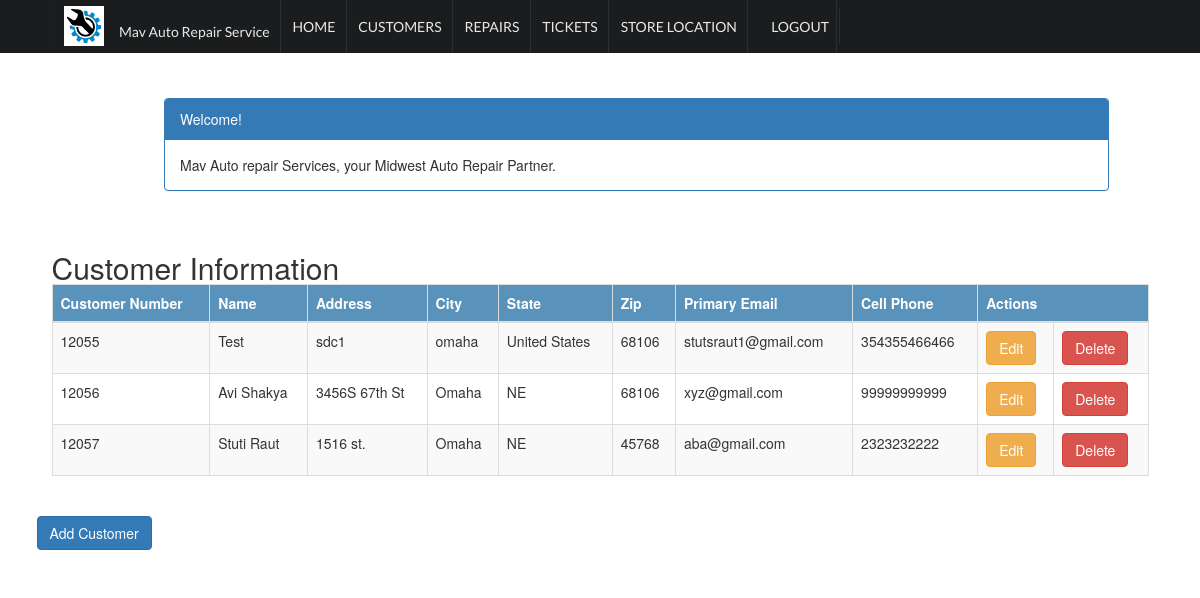
The app's page /customer_list (signed in), older data.
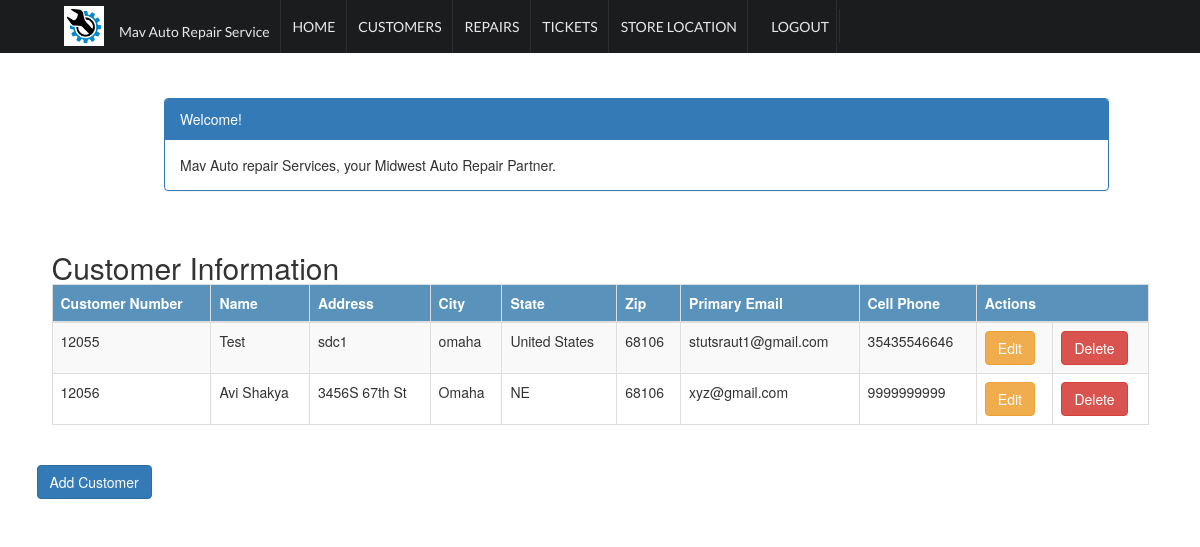
The same page, newer data.
### crm/models.py (models this page shows, shortened)
class Customer(models.Model):
    cust_name = models.CharField(max_length=50)
    cust_number = models.IntegerField(blank=False, null=False)
    address = models.CharField(max_length=200)
    city = models.CharField(max_length=50)
    state = models.CharField(max_length=50)
    zipcode = models.CharField(max_length=10)
    phone_number = models.CharField(max_length=50)
    email = models.EmailField(max_length=100)
    created_date = models.DateTimeField(
        default=timezone.now)
    updated_date = models.DateTimeField(auto_now_add=True)

### crm/views.py (the view)
# urls.py: path('customer_list', views.customer_list, name='customer_list'),
@login_required
def customer_list(request):
    customer = Customer.objects.filter(created_date__lte=timezone.now())
    return render(request, 'crm/customer_list.html',
                 {'customers': customer})

### crm/templates/crm/customer_list.html (shortened to what this page needs)
{% extends 'crm/base.html' %}
{% block content %}
    <html>
    <head>
  <link rel="stylesheet" href="https://maxcdn.bootstrapcdn.com/bootstrap/3.4.1/css/bootstrap.min.css">
    </head>
    <body>
 <div class="ui main container">
    <div class="container">
        <div class="row">
            <div class="col-md-10 col-md-offset-1">
                <div class="panel panel-primary">
                    <div class="panel-heading">Welcome!</div>
                    <div class="panel-body">
                        Mav Auto repair Services, your Midwest Auto Repair Partner.
                    </div>
                </div>
            </div>
        </div>
    </div>
    <div class="row"> <br/>
        <h2 style="padding-left: 15Px">Customer Information</h2>
    </div>
    <div>
        <table class="table table-striped table-bordered table-hover">
            <thead>
            <tr class="bg-info">
                <th>Customer Number</th>
                <th>Name</th>
                <th>Address</th>
                <th>City</th>
                <th>State</th>
                <th>Zip</th>
                <th>Primary Email</th>
                <th>Cell Phone</th>
                <th colspan="3">Actions</th>
            </tr>
            </thead>
            <tbody>
            {% for customer in customers %}
                <tr>
                    <td>{{ customer.cust_number }}</td>
                    <td>{{ customer.cust_name }}</td>
                    <td>{{ customer.address }}</td>
                    <td>{{ customer.city }}</td>
                    <td>{{ customer.state }}</td>
                    <td>{{ customer.zipcode }}</td>
                    <td>{{ customer.email }}</td>
                    <td>{{ customer.phone_number }}</td>
                    <td><a href="{% url 'crm:customer_edit' pk=customer.pk %}" class="btn btn-warning">Edit</a>
                    <td><a href="{% url 'crm:customer_delete' pk=customer.pk %}"
                           onclick="return confirm('Are you sure you want to delete?')"
                           class="btn btn-danger">Delete</a>
                    </td>
                </tr>
            {% endfor %}
            </tbody>
        </table>
    </div>
  <div class="row">
             <a href="{% url 'crm:customer_new' %}" class="row"><span
                    class="btn btn-primary">Add Customer</span></a>
        </div>
 </div>
    </body>
    </html>
{% endblock %}

### crm/templates/crm/base.html (shortened to what this page needs)
{% load static %}
<!DOCTYPE html>
<html>
<head>
    <link href="{% static "css/base.css" %}" rel="stylesheet">
    <link rel="stylesheet" type="text/css" href="{% static "semantic/semantic.min.css" %}">
    <link rel="stylesheet" type="text/css" href="{% static "semantic/components/reset.css" %}">
    <link rel="stylesheet" type="text/css" href="{% static "semantic/components/site.css" %}">
    <link rel="stylesheet" type="text/css" href="{% static "semantic/components/container.css" %}">
    <link rel="stylesheet" type="text/css" href="{% static "semantic/components/grid.css" %}">
    <link rel="stylesheet" type="text/css" href="{% static "semantic/components/header.css" %}">
    <link rel="stylesheet" type="text/css" href="{% static "semantic/components/image.css" %}">
    <link rel="stylesheet" type="text/css" href="{% static "semantic/components/menu.css" %}">
    <link rel="stylesheet" type="text/css" href="{% static "semantic/components/divider.css" %}">
    <link rel="stylesheet" type="text/css" href="{% static "semantic/components/list.css" %}">
    <link rel="stylesheet" type="text/css" href="{% static "semantic/components/segment.css" %}">
    <link rel="stylesheet" type="text/css" href="{% static "semantic/components/dropdown.css" %}">
    <link rel="stylesheet" type="text/css" href="{% static "semantic/components/icon.css" %}">
</head>
<body>
    <div class="ui fixed inverted menu">
        <div class="ui container">
            <a href="/" class="header item">
                <img class="logo" src="{% static "img/logo.jpg" %} " style=" width:40px;height:40px">
                <h5>Mav Auto Repair Service </h5>
                </a>
            <a href="{% url 'crm:home'%}" class="item"><h5>HOME </h5></a>
            <a href="{% url 'crm:customer_list'%}" class="item"><h5>CUSTOMERS </h5></a>
            <a href="{% url 'crm:repair_list'%}" class="item"><h5>REPAIRS</h5></a>
            <a href="{% url 'crm:ticket_list'%}" class="item"><h5>TICKETS</h5></a>
            <a href="{% url 'crm:store_location' %}" class ="item"><h5>STORE LOCATION</h5></a>
        <div class="item">
         <ul class="nav navbar-nav navbar-right">
                {% if user.is_authenticated %}
                    <a href="{% url 'logout' %}" class="item"><h5>LOGOUT</h5></a>
                {% endif %}
            </ul>
        </div>
        </div>
    </div>
    {% block content %}
    {% endblock %}
</body>
</html>

### crm/static/css/base.css (style rules this page uses)
body { margin:0; padding:0; font-family:helvetica, sans-serif; }
h1, h2, h3, h4, h5 , h6 { font-family: 'Ubuntu', sans-serif; font-weight:normal; }
a { text-decoration:none; color:#5993bb; }
table { width:100%; border-spacing:0; border-collapse: collapse; }
table th, table td { text-align:left; font-size:14px; padding:10px; margin:0; }
tbody tr:nth-child(odd) { background:#efefef; }
thead th, tbody tr.total { background:#5993bb; color:#fff; font-weight:bold; }

### crm/static/semantic/components/site.css (style rules this page uses)
html, body { height: 100%; }
html { font-size: 14px; }
body { margin: 0px; padding: 0px; overflow-x: hidden; min-width: 320px; background: #FFFFFF; font-family: 'Lato', 'Helvetica Neue', Arial, Helvetica, sans-serif; font-size: 14px; line-height: 1.4285em; color: rgba(0, 0, 0, 0.87); font-smoothing: antialiased; }
h1, h2, h3, h4, h5 { font-family: 'Lato', 'Helvetica Neue', Arial, Helvetica, sans-serif; line-height: 1.28571429em; margin: calc(2rem - 0.14285714em ) 0em 1rem; font-weight: bold; padding: 0em; }
h2 { font-size: 1.71428571rem; }
h5 { font-size: 1rem; }
h1:first-child, h2:first-child, h3:first-child, h4:first-child, h5:first-child { margin-top: 0em; }
h1:last-child, h2:last-child, h3:last-child, h4:last-child, h5:last-child { margin-bottom: 0em; }
a { color: #4183C4; text-decoration: none; }

### crm/static/semantic/components/container.css (style rules this page uses)
.ui.container { display: block; max-width: 100% !important; }
@media only screen and (min-width: 1200px) { .ui.container { width: 1127px; margin-left: auto !important; margin-right: auto !important; } }

### crm/templates/crm/base.html (style rules this page uses)
body { background-color: #FFFFFF; height: auto; }
.ui.menu .item img.logo { margin-right: 1.5em; }
.main.container { margin-top: 7em; }

### crm/templates/crm/customer_list.html (style rules this page uses)
body { background-color: white; }

Row changes from the older to the newer data that the page shows:
removed Customer: cust_number "12057", cust_name "Stuti Raut", address "1516 st.", city "Omaha", state "NE", zipcode "45768", email "aba@gmail.com", phone_number "2323232222"
changed Customer "Test": phone_number "354355466466" → "35435546646"
changed Customer "Avi Shakya": phone_number "99999999999" → "9999999999"
